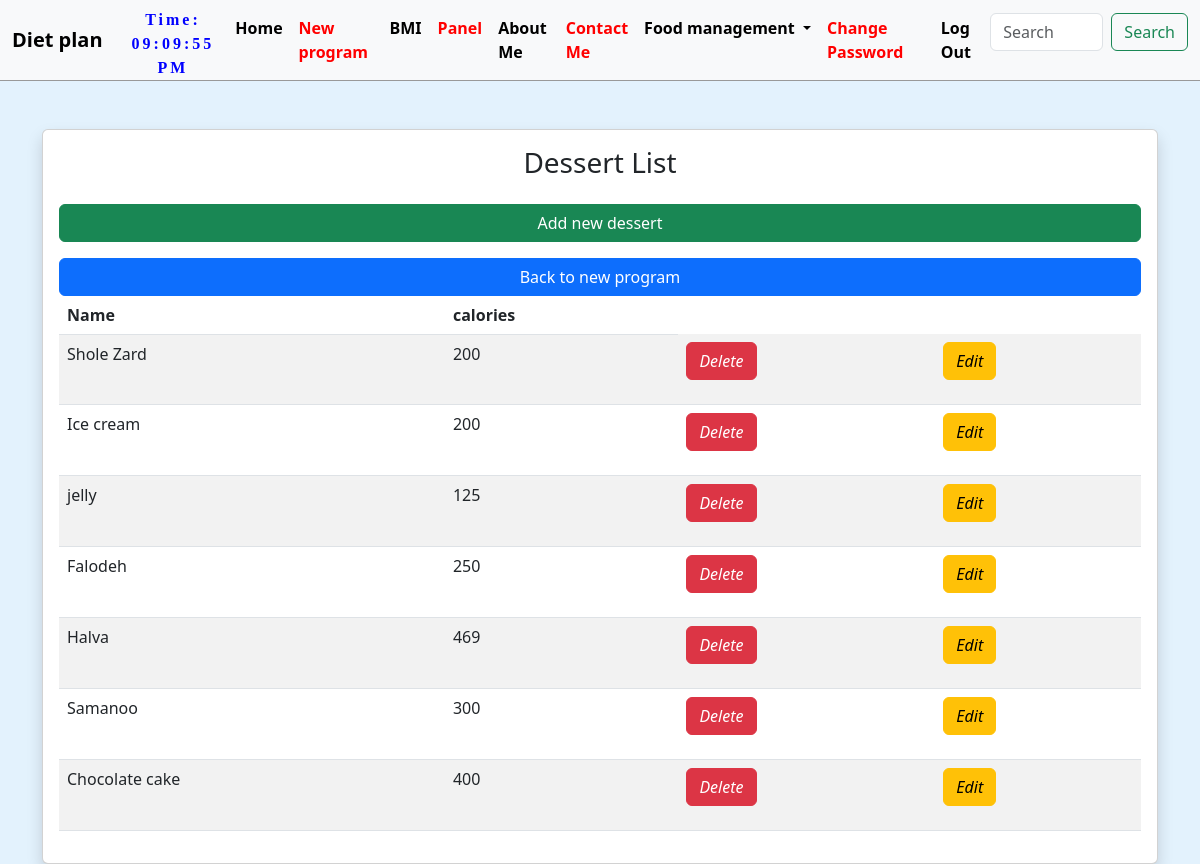
Screenshot of /food/desser/list/ (signed in) with the database file from the repository.
### foods/models.py (models this page shows, shortened)
class dessert(models.Model):
    name = models.CharField(("Dessert name"),max_length=200,blank=False,unique=True,null= True)
    cal = models.PositiveIntegerField(("Dessert calories"),help_text="Kcal",blank=False,null=True)

### foods/views.py (the view)
# urls.py: path('food/desser/list/', DessertListView.as_view(), name='dessert_list'),
class DessertListView(LoginRequiredMixin,ListView):
    model = dessert
    template_name = 'dessert_list.html'

### templates/dessert_list.html (shortened to what this page needs)
{% extends 'base.html' %}
{% block content %}
<head>
</head>
    <div class="container mt-5 w-100" >
        <div class="card shadow" >
            <div class="card-body" >
                <h3 class="text-center">Dessert List</h3>
                <a href="{% url 'dessert_new' %}" class="w-100 mt-3 btn btn-success"> Add new dessert</a>
                <a href="{% url 'program_new' %}" class="w-100 mt-3 btn btn-primary ml-2"> Back to new program</a>
                <table class="table table-striped table-hover">
                    <thead>
                        <tr>
                            <th scope="col">Name</th>
                            <th scope="col">calories</th>
                        </tr>
                    </thead>
                    <tbody>
                        {% for dessert in object_list %}
                            <tr>
                                <td>{{ dessert.name }}</td>
                                <td>{{ dessert.cal }}</td>
                                <td>
                                    <form method="post">
                                        <a href="{% url 'dessert_delete' dessert.pk %}" class="btn btn-danger"><i class="bi bi-trash">Delete</i></a>
                                    </form>
                                </td>
                                <td>
                                    <form method="post">
                                        <a href="{% url 'dessert_edit' dessert.pk %}" class="btn btn-warning"><i class="bi bi-trash">Edit</i></a>
                                    </form>
                                </td>
                            </tr>
                        {% endfor %}
                    </tbody>
                </table>
            </div>
        </div>
    </div>
{% endblock content %}

### static/css/base.css (style rules this page uses)
body { font-family: 'Source Sans Pro', sans-serif; font-size: 18px; }

### rows the page displays
dessert: name "Shole Zard", cal "200"
dessert: name "Ice cream", cal "200"
dessert: name "jelly", cal "125"
dessert: name "Falodeh", cal "250"
dessert: name "Halva", cal "469"
dessert: name "Samanoo", cal "300"
dessert: name "Chocolate cake", cal "400"
